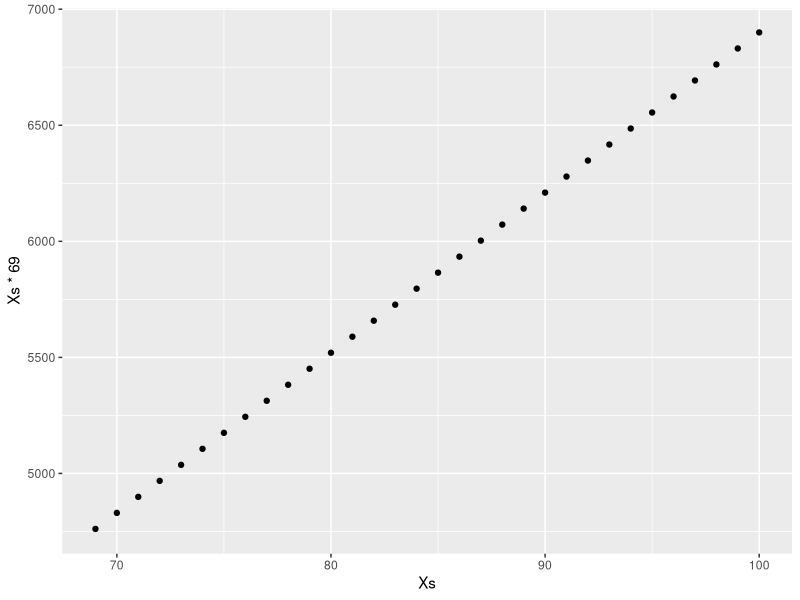
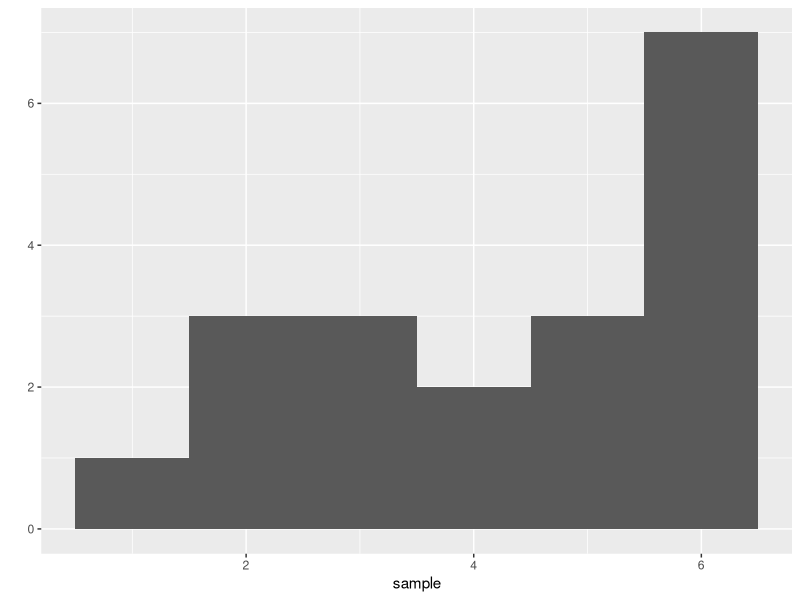
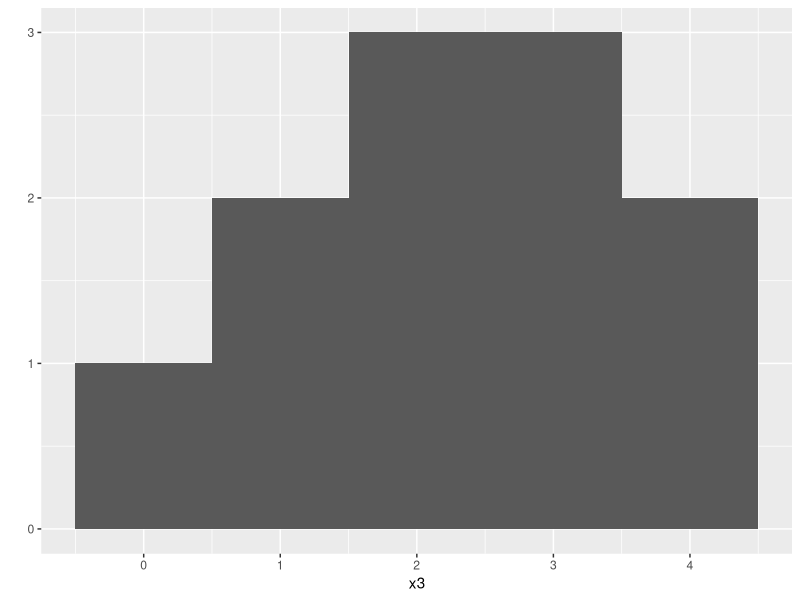
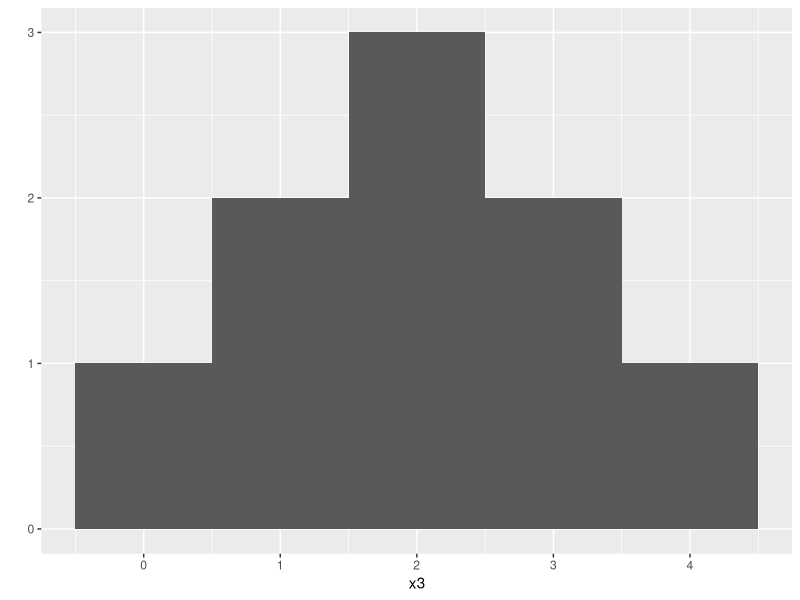

Generate these figures, in order, with R:
print(library())  # this are current packages loaded
# also prints the path where this packages resides

library("ggplot2")  # loads ggplot2
# it's like from ggplot2 import * in python

# testing a scatter plot


Xs <- 69: 100

qplot(Xs, Xs * 69)

# now check the plots tab

# testing histogram
sample <- c(1, 2, 2, 2, 3, 3, 3, 4, 4, 5, 5, 5, 6, 6, 6, 6, 6, 6, 6)

qplot(sample, binwidth=1)


# and values in (0.4, 1] appears 1 time/
# values in range (5.5, 6.6) appears more than 6 times

# NOTE: this values are off appox and binwidth can influence this values

# ( - excluded  ] - included

x3 <- c(0, 1, 1, 2, 2, 2, 3, 3, 3, 4, 4)  # we have 4 bars

qplot(x3, binwidth=1)


x3 <- c(0, 1, 1, 2, 2, 2, 3, 3, 4)  # this will have 5 bars

qplot(x3, binwidth=1)
